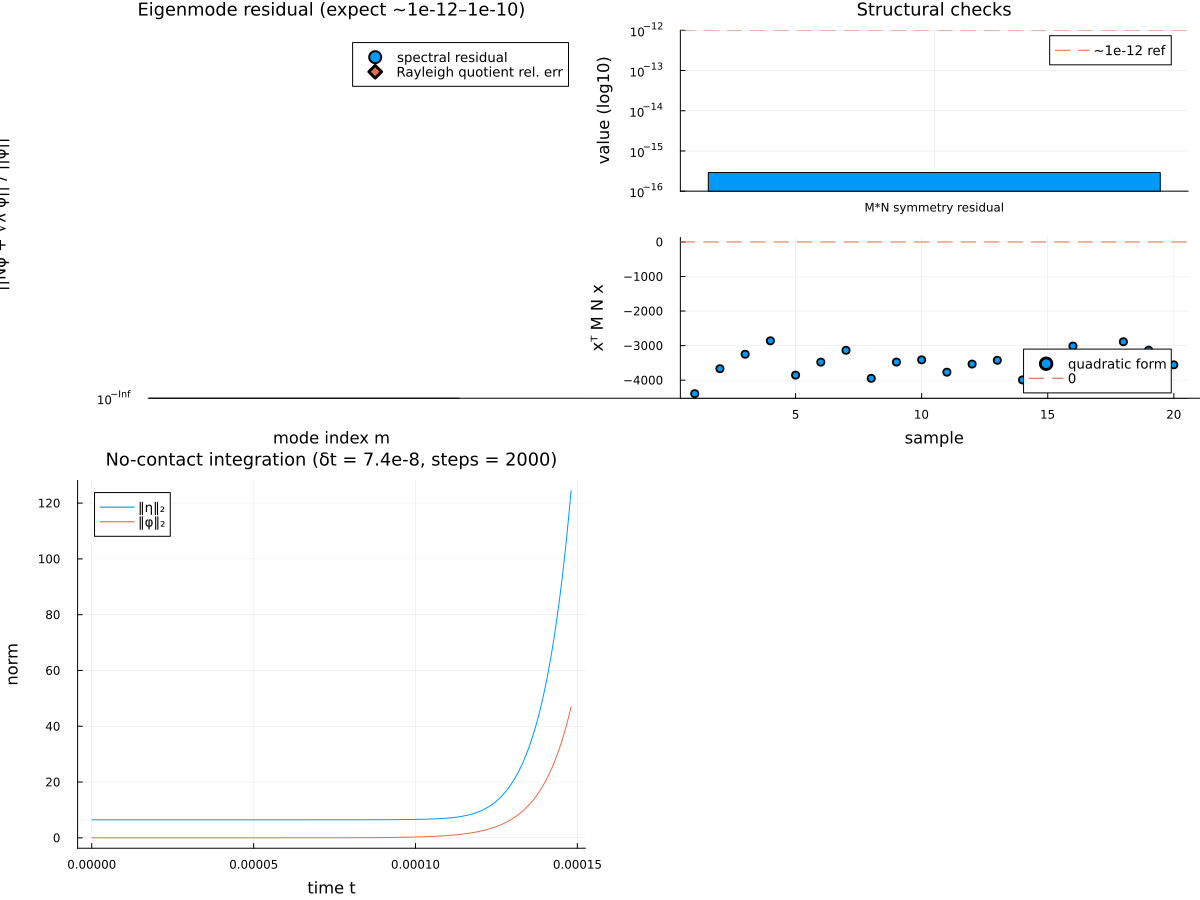

Julia code for this plot:
#!/usr/bin/env julia
# scripts/progress_report.jl
# Progress report: spectral D2N diagnostics + short no-contact integration with plots
#
# 실행:
#   julia --project=. scripts/progress_report.jl

# --- 0) 기본 패키지 로드 (+Plots 없으면 설치) -------------------------------------
using BouncingDroplet
using LinearAlgebra, SparseArrays
using SpecialFunctions
using Random
begin
    try
        @eval using Plots
    catch e
        @warn "Plots not found in this environment. Installing Plots..." exception=(e, catch_backtrace())
        import Pkg
        Pkg.add("Plots")
        @eval using Plots
    end
end
Plots.default(titlefont=font(12), legendfontsize=9)

# --- 1) 스펙트럴 D2N 로더 ---------------------------------------------------------
# 프로젝트 루트 기준으로 scripts/ 아래에서 실행되므로, 상대경로 사용
include(joinpath(@__DIR__, "..", "src", "operators", "d2n_spectral.jl"))
using .D2N_Spectral

# --- 2) 연산자 구성 ---------------------------------------------------------------
nr, R = 256, 1.2
mesh = BouncingDroplet.RadialMesh(nr, R)
ΔH   = BouncingDroplet.build_laplacian_operator(mesh)
op   = D2N_Spectral.build_D2N_spectral(ΔH, mesh)

# as_matrix(op)는 밀집행렬(Matrix)을 반환 → 진단/플롯용
N_mat = D2N_Spectral.as_matrix(op)
# time_step_no_contact! 는 CSC 스파스 기대 → 적분용
N_csc = sparse(N_mat)
# 질량 행렬 (대각)
M = D2N_Spectral.mass_matrix(mesh)

# --- 3) 스펙트럴 진단: 부호/정밀도 & 레일리 몫 ----------------------------------
mset = [2, 4, 8, 16, 32, 64]
rq             = zeros(Float64, length(mset))  # Rayleigh quotient: φᵀ N φ / φᵀ φ
rq_relerr      = similar(rq)
spec_residuals = similar(rq)                   # ||Nφ + √λ φ|| / ||φ||
for (i, m) in enumerate(mset)
    φm = @view op.V[:, m]
    Nφ = N_mat * φm
    rq[i] = dot(φm, Nφ) / dot(φm, φm)
    rq_relerr[i] = abs(rq[i] + op.sqrtλ[m]) / (1 + op.sqrtλ[m])   # 기대: rq ≈ -√λ
    spec_residuals[i] = norm(D2N_Spectral.apply_D2N(op, φm) .+ op.sqrtλ[m] .* φm) / norm(φm)
end

# --- 4) 구조적 성질: M-자기수반 & 음정확성 ---------------------------------------
MN = M * N_mat
sym_residual = norm(MN - MN', Inf) / max(norm(MN, Inf), 1.0)  # 기대 ~1e-12

rng = MersenneTwister(2025)
nsamples = 20
qvals = zeros(Float64, nsamples)
for i in 1:nsamples
    x = randn(rng, mesh.nr)
    qvals[i] = dot(x, M * (N_mat * x))          # 기대: ≤ 0 (수치오차 포함)
end
q_max = maximum(qvals)  # 0 위로 뜨는 부분은 수치오차 수준이어야 함
q_min = minimum(qvals)

# --- 5) 짧은 무접촉 적분(run): 매우 보수적인 Δt -----------------------------------
params = BouncingDroplet.DimensionlessNumbers(Fr=1.0, We=5.0, Re=1000.0, M=1.0)
# 초기 자유파 (J0)
k  = 8.0
η0 = [besselj(0, k*r) for r in mesh.r]
state = BouncingDroplet.SimulationState(η0, zeros(mesh.nr), zeros(mesh.nr), 0.0, 0.0, 0, 0.0)

# 작은 외력: A*sin(ω t)
A, ω = 0.02, 40.0
forcing(t) = A * sin(ω*t)

# 안정성 고려한 보수적 Δt (경험적으로 잘 동작)
λmax = maximum(op.sqrtλ)        # ~ 2.7e5
δt   = 0.02 / λmax              # ~ 7e-8
nstep = 2000                    # 총 적분 단계

ts = Vector{Float64}(undef, nstep)
ηnorms = similar(ts)
φnorms = similar(ts)
for i in 1:nstep
    BouncingDroplet.time_step_no_contact!(state, mesh, ΔH, N_csc, params, δt; forcing=forcing)
    ts[i] = state.t
    ηnorms[i] = norm(state.η)
    φnorms[i] = norm(state.φ)
end

# --- 6) 플로팅 --------------------------------------------------------------------
# (a) 고유모드 검증: spec_residuals (semilogy)
p1 = plot(
    mset, spec_residuals;
    seriestype = :scatter, markersize=6,
    yscale = :log10,
    xlabel = "mode index m",
    ylabel = "||Nφ + √λ φ|| / ||φ||",
    title  = "Eigenmode residual (expect ~1e-12–1e-10)",
    label  = "spectral residual",
)
plot!(p1, mset, rq_relerr; seriestype=:scatter, markershape=:diamond, label="Rayleigh quotient rel. err")

# (b) 구조 성질: M-자기수반 & 음정확성
#    - 좌표 1: symmetry residual (log-scale)
#    - 좌표 2: qvals 분포 (dot)
p2a = bar([1.0], [max(sym_residual, 1e-16)];
    yscale=:log10, xticks=([1.0], ["M*N symmetry residual"]),
    ylabel="value (log10)", label=false, title="Structural checks")
hline!(p2a, [1e-12], l=:dash, label="~1e-12 ref")

p2b = scatter(1:nsamples, qvals; xlabel="sample", ylabel="xᵀ M N x", label="quadratic form", legend=:bottomright)
hline!(p2b, [0.0], l=:dash, label="0")

# (c) 시간 적분: ||η||, ||φ|| vs t
p3 = plot(ts, ηnorms; label="‖η‖₂")
plot!(p3, ts, φnorms; label="‖φ‖₂")
xlabel!(p3, "time t")
ylabel!(p3, "norm")
title!(p3, "No-contact integration (δt = $(round(δt, sigdigits=3)), steps = $nstep)")

plt = plot(p1, plot(p2a, p2b, layout=(2,1), size=(600,600)), p3; layout=(2,2), size=(1200,900))

outpath = joinpath(@__DIR__, "progress_report.png")
savefig(plt, outpath)

# --- 7) 콘솔 요약 -----------------------------------------------------------------
println("\n=== Progress summary ===")
println("Mesh: nr=$(mesh.nr), R=$(mesh.R)")
println("λmax ≈ $(maximum(op.sqrtλ))  → δt = $(δt)  (steps = $nstep, t_final ≈ $(ts[end]))")
println("M-symmetry residual (∞-norm, relative): ", sym_residual)
println("Quadratic form xᵀ M N x over $nsamples samples: min=$(q_min), max=$(q_max)")
println("Eigenmode checks for m ∈ $(mset):")
for (i, m) in enumerate(mset)
    println("  m=$(lpad(m, 3)): residual=$(spec_residuals[i]):0.3e,  rq_relerr=$(rq_relerr[i]):0.3e")
end
println("Time series (last):  ‖η‖₂=$(ηnorms[end]),  ‖φ‖₂=$(φnorms[end])")
println("Figure saved to: $outpath")